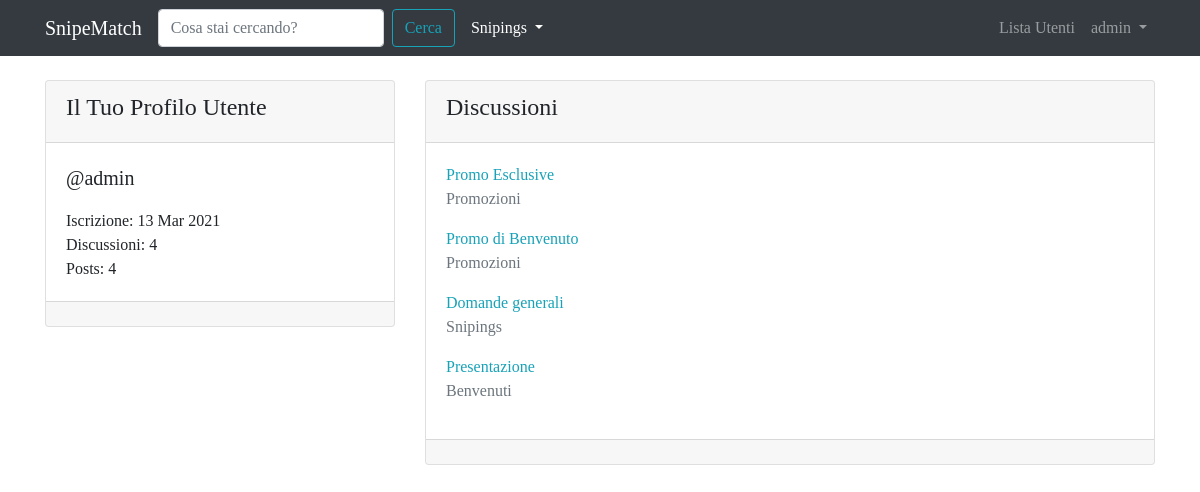
The app's page /user/admin/ (signed in) with its own data.
### forum/models.py (models this page shows, shortened)
class Discussione(models.Model):
    titolo = models.CharField(max_length=120)
    data_creazione = models.DateTimeField(auto_now_add=True)   #auto_now_add setta la adata quando è creata la discussione
    autore_discussione = models.ForeignKey(User, on_delete=models.CASCADE, related_name="discussioni")  #col related accedo facilmente alle discussioni create da un utente
    sezione_appartenenza = models.ForeignKey(Sezione, on_delete=models.CASCADE)
    def get_absolute_url(self):
        return reverse("visualizza_discussione", kwargs={"pk": self.pk})  #gli passo come argomento la chiave primaria, perchè serve per riscostruire l'url
    class Meta:
        verbose_name = "Discussione"
        verbose_name_plural = "Discussioni"

class Sezione(models.Model):
    nome_sezione = models.CharField(max_length=80)
    descrizione = models.CharField(max_length=150, blank=True, null=True)   #blank: può non essere presente il campo; null: ouò essere null
    logo_sezione = models.ImageField(blank=True, null=True)
    def __str__(self):
        return self.nome_sezione
    class Meta:
        verbose_name = "Sezione"
        verbose_name_plural = "Sezioni"

### core/views.py (the view)
# urls.py: path("user/<str:username>/", views.user_profile_view, name="user_profile"),
def user_profile_view(request, username): #gli passo l'identificativo dello user (uso la chiave primaria)
    user = get_object_or_404(User, username=username)   #prendo lo user che ha quella chiave primaria, se non esiste ottengo 404
    discussioni_utente = Discussione.objects.filter(autore_discussione=user).order_by("-pk")
    context = {"user": user, "discussioni_utente": discussioni_utente}
    return render(request, "core/user_profile.html", context)

### core/templates/core/user_profile.html (shortened to what this page needs)
{% extends 'base.html' %}
{% block content %}
    <div class="row mt-3">
        <div class="col-4">
            <div class="card my-2">
                <div class="card-header">
                    <h4>{% if request.user == user %} Il Tuo {% endif %}Profilo Utente</h4>
                </div>
                <div class="card-body">
                    <p class="lead">@{{ user }}</p>
                    <p class="mb-0">Iscrizione: {{ user.date_joined|date:"d M Y"}}</p>
                    <p class="mb-0">Discussioni: {{ user.discussioni.count }}</p>
                    <p class="mb-0">Posts: {{ user.posts.count }}</p>
                </div>
                <div class="card-footer"></div>
            </div>
        </div>
        <div class="col-8">
            <div class="card my-2">
                <div class="card-header">
                    <h4>Discussioni</h4>
                </div>
                <div class="card-body">
                    {% for discussione in discussioni_utente %}
                        <a href="{{ discussione.get_absolute_url }}">{{ discussione.titolo }}</a>
                        <p class="text-muted">{{ discussione.sezione_appartenenza }}</p>
                    {% endfor %}
                </div>
                <div class="card-footer"></div>
            </div>
        </div>
    </div>
{% endblock content %}

### templates/base.html (shortened to what this page needs)
{% load static %}
<!doctype html>
<html lang="it">
  <head>
    <link rel="stylesheet" href="https://stackpath.bootstrapcdn.com/bootstrap/4.3.1/css/bootstrap.min.css">
    <link rel="stylesheet" href="https://cdnjs.cloudflare.com/ajax/libs/jquery-datetimepicker/2.5.20/jquery.datetimepicker.min.css" />
    <link rel="stylesheet" href="https://unpkg.com/bootstrap-table@1.18.3/dist/bootstrap-table.min.css">
    <link rel="stylesheet" href="{% static 'css/agora.css' %}">
  </head>
  <body>
    <nav class="navbar navbar-expand-sm navbar-dark bg-dark">
      <div class="container">
        <a class="navbar-brand" href="/">SnipeMatch</a>
        <div class="collapse navbar-collapse" id="navbarSupportedContent">
          <form class="form-inline my-lg-0 mr-2" action="{% url 'funzione_cerca' %}">
            <input name="q" class="form-control mr-sm-2" type="search" placeholder="Cosa stai cercando?" aria-label="Search">
            <button class="btn btn-outline-info my-2 my-sm-0" type="submit">Cerca</button>
          </form>
          <ul class="navbar-nav mr-auto">
            <li class="nav-item active dropdown">
              <a class="nav-link dropdown-toggle" href="#" id="navbarDropdown" role="button" data-toggle="dropdown" aria-haspopup="true" aria-expanded="false">
                Snipings
              </a>
            </li>
          </ul>
          <ul class="navbar-nav ml-auto">
            <li class="nav-item">
              <a class="nav-link" href="{% url 'user_list' %}">Lista Utenti <span class="sr-only">(current)</span></a>
            </li>
            {% if request.user.is_authenticated %}
              <li class="nav-item dropdown">
                <a class="nav-link dropdown-toggle" href="#" id="navbarDropdown" role="button" data-toggle="dropdown" aria-haspopup="true" aria-expanded="false">
                  {{ request.user.username }}
                </a>
              </li>
            {% endif %}
          </ul>
        </div>
      </div>
    </nav>
    <div class="container">
        {% block content %}
        {% endblock content %}
    </div>
  </body>
</html>

### static-storage/css/agora.css (style rules this page uses)
body { font-family: 'Slabo 27px', serif; }
a, a:hover { color: #17a2b8; }

### records on screen
Discussione: titolo "Promo Esclusive", sezione_appartenenza "Promozioni"
Discussione: titolo "Promo di Benvenuto", sezione_appartenenza "Promozioni"
Discussione: titolo "Domande generali", sezione_appartenenza "Snipings"
Discussione: titolo "Presentazione", sezione_appartenenza "Benvenuti"

### other values on screen
{{ request.user.username }} "admin"
{{ user }} "admin"
{{ user.date_joined|date:"d M Y" }} "13 Mar 2021"
{{ user.discussioni.count }} "4"
{{ user.posts.count }} "4"
